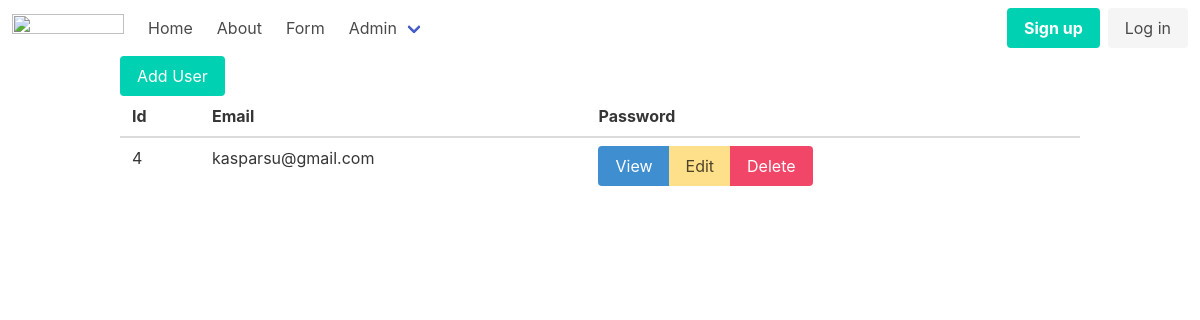
Before: /admin/users with the older database file.
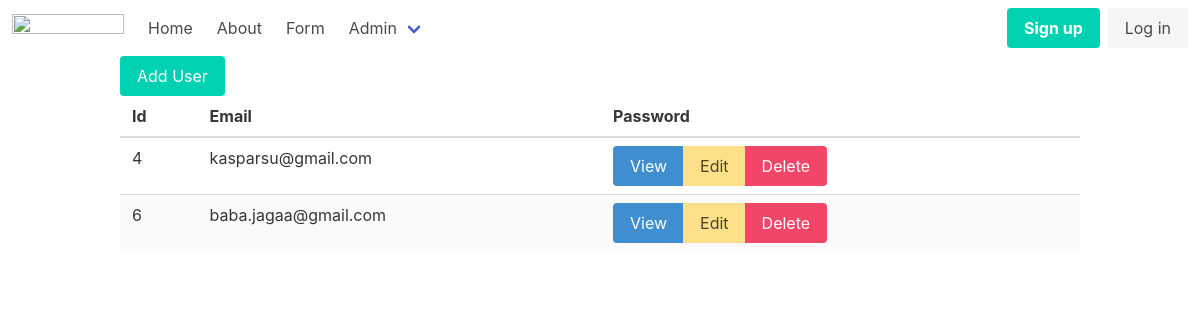
After: the same page with the newer database file.
### tables this page shows
CREATE TABLE users
(
    id       integer
        constraint users_pk
            primary key autoincrement,
    email    text not null
        constraint users_pk2
            unique,
    password text not null
);

### src/Router.php (called while the page is built, shortened)
<?php
class Router {
    private string $path;
    private string $method;
    static $routes = [];
    public function __construct(string $path, string $method)
    {
        $this->path = parse_url($path, PHP_URL_PATH);
        $this->method = $method;
    }
    public function match(){
        foreach(self::$routes as $route){
            if($route['path'] === $this->path && $route['method'] === $this->method){
                return $route;
            }
        }
        return false;
    }
    public static function addRoute(string $method, string $path, callable|array $action){
        self::$routes[] = ['method' => $method, 'path' => $path, 'action' => $action];
    }
}

### helpers.php (called while the page is built, shortened)
<?php
function view($viewName, $variables=[]){
    extract($variables);
    include __DIR__ . "/views/$viewName.php";
}
function auth(){
   return User::auth();
}

### src/Controllers/UsersController.php (called while the page is built, shortened)
<?php
class UsersController {
    public function index(){
        $users = User::all();
        view('users/index', compact('users'));
    }
}

### src/Models/User.php (called while the page is built, shortened)
<?php
class User extends Model {
    public static function auth(){
        return false;
    }
}

### src/DB.php (called while the page is built, shortened)
<?php
class DB {
    private $conn;
    public function __construct()
    {
        try {
            $this->conn = new PDO("sqlite:db.sqlite");
            $this->conn->setAttribute(PDO::ATTR_ERRMODE, PDO::ERRMODE_EXCEPTION);
        } catch(PDOException $e) {
            echo "Connection failed: " . $e->getMessage();
        }
    }
    public function all(string $table, string $className){
        $stmt = $this->conn->prepare("SELECT * FROM $table");
        $stmt->execute();
        $stmt->setFetchMode(PDO::FETCH_CLASS, $className);
        return $stmt->fetchAll();
    }
}

### src/Models/Model.php (called while the page is built, shortened)
<?php
class Model {
    static $table;
    public static function all(){
        $db = new DB();
        return $db->all(static::$table, static::class);
    }
}

### views/users/index.php (the view)
<?php include __DIR__ . '/../partials/header.php' ?>
<div class="container">
    <a href="/admin/users/create" class="button is-primary">Add User</a>
    <table class="table is-fullwidth is-striped">
        <thead>
            <th>Id</th>
            <th>Email</th>
            <th>Password</th>
        </thead>
        <tbody>
            <?php foreach($users as $user) : ?>
                <tr>
                    <td><?=$user->id?></td>
                    <td><?=$user->email?></td>
                    <td>
                        <div class="buttons has-addons">
                            <a href="/admin/users/show?id=<?=$user->id?>" class="button is-info">View</a>
                            <a href="/admin/users/edit?id=<?=$user->id?>" class="button is-warning">Edit</a>
                            <a href="/admin/users/destroy?id=<?=$user->id?>" class="button is-danger">Delete</a>
                        </div>
                    </td>
                </tr>
            <?php endforeach; ?>
        </tbody>
    </table>
</div>
<?php include __DIR__ . '/../partials/footer.php' ?>

### public/index.php (shortened to what this page needs)
<?php
require __DIR__ . '/../helpers.php';
try {
    $router = new App\Router($_SERVER['REQUEST_URI'], $_SERVER['REQUEST_METHOD']);
    $match = $router->match();
    if($match) {
        if(is_callable($match['action'])){
            call_user_func($match['action']);
        } elseif(is_array($match['action']) && count($match['action']) === 2) {
            $controller = new $class();
            $method = $match['action'][1];
            $controller->$method();
        } else {
            throw new Exception('invalid router action');
        }
    } else {
        throw new NotFoundException();
    }
} catch(NotFoundException $e){
    http_response_code(404);
    view('404');
}

### views/partials/header.php (shortened to what this page needs)
<!DOCTYPE html>
<html lang="en">
<head>
    <link rel="stylesheet" href="https://cdn.jsdelivr.net/npm/bulma@0.9.4/css/bulma.min.css">
</head>
<body>
    <?php include __DIR__ . '/nav.php' ?>

### views/partials/nav.php (shortened to what this page needs)
<nav class="navbar" role="navigation" aria-label="main navigation">
  <div class="navbar-brand">
    <a class="navbar-item" href="/">
      <img src="https://bulma.io/images/bulma-logo.png" width="112" height="28">
    </a>
  </div>
  <div id="navbarBasicExample" class="navbar-menu">
    <div class="navbar-start">
      <a href="/" class="navbar-item">
        Home
      </a>
      <a href="/about" class="navbar-item">
        About
      </a>
      <a href="/form" class="navbar-item">
        Form
      </a>
      <div class="navbar-item has-dropdown is-hoverable">
        <a class="navbar-link">
          Admin
        </a>
      </div>
    </div>
    <div class="navbar-end">
      <?php if (auth()) : ?>
        <div class="navbar-item has-dropdown is-hoverable">
          <a class="navbar-link">
            <?=auth()->email?>
          </a>
          <div class="navbar-dropdown">
            <a href="/logout" class="navbar-item">
              Logout
            </a>
          </div>
        </div>
      <?php else : ?>
        <div class="navbar-item">
          <div class="buttons">
            <a href="/register" class="button is-primary">
              <strong>Sign up</strong>
            </a>
            <a href="/login" class="button is-light">
              Log in
            </a>
          </div>
        </div>
      <?php endif ?>
    </div>
  </div>
</nav>

Changed rows visible on the page:
added users: id "6", email "baba.jagaa@gmail.com"
